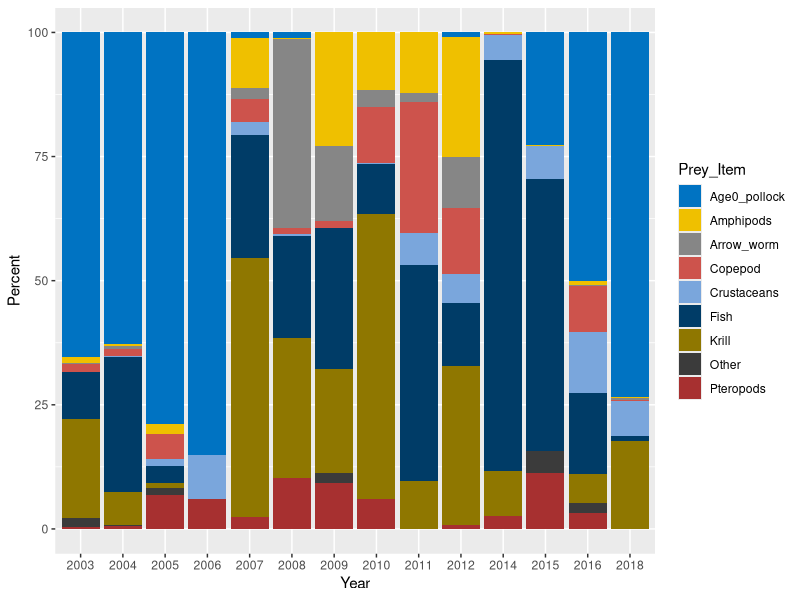

R code for this plot:
#Prelim plot of sockeye salmon prey

library(tidyverse)
library(ggsci)
library(RColorBrewer)

dat <- read.csv("./Data/Salmon_diet_prelim.csv")

dat %>%
  mutate(Age0_pollock = (Age0_pollock/Sum)*100,
         Amphipods = (Amphipods/Sum)*100,
         Arrow_worm = (Arrow_worm/Sum)*100,
         Copepod = (Copepod/Sum)*100, 
         Crustaceans = (Crustaceans/Sum)*100,
         Fish = (Fish/Sum)*100,
         Krill = (Krill/Sum)*100,
         Pteropods = (Pteropods/Sum)*100,
         Other = (Other/Sum)*100) %>%
  select(1:10) %>%
  filter(Year != "Grand_Total",
         Year != 2013) %>%
  pivot_longer(2:10, names_to = "Prey_Item", values_to = "Percent") -> dat2
  
dat2 %>%
ggplot(aes(fill=Prey_Item, y=Percent, x=Year )) +
  geom_bar(position="stack", stat="identity") +
  scale_fill_jco()
  

  